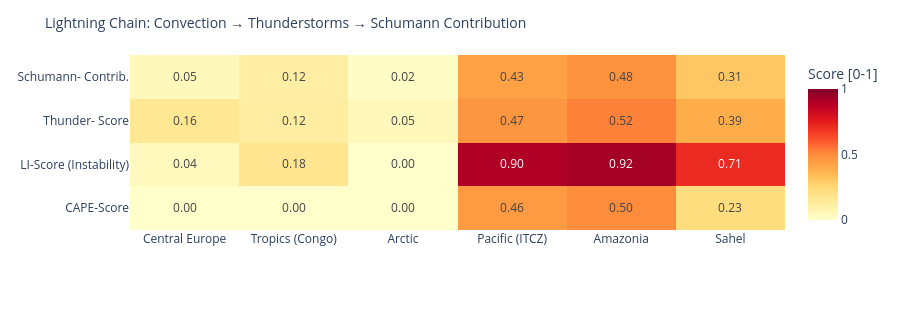

Notebook code for this chart:
### Code cell
# ============================================================
# LIGHTNING CHAIN: Convection → Thunderstorms → Schumann
# Shows the causal chain per measurement point as heatmap
# ============================================================

def cape_score(v):
    """CAPE → normalized score [0,1]"""
    if v is None or pd.isna(v): return 0.0
    return min(1.0, float(v) / 3000)

def li_score(v):
    """Lifted Index: negative = unstable → score [0,1]"""
    if v is None or pd.isna(v): return 0.3
    return min(1.0, max(0.0, (-float(v) + 6) / 12))

def cloud_score(v):
    if v is None or pd.isna(v): return 0.3
    return float(v) / 100

def thunder_score(row):
    """Kombinierter Gewitterwahrscheinlichkeits-Score
    CAPE + LI + Bedeckung + WMO-Gewitter + konvektiver Niederschlag (showers)
    Hinweis: X-Ray und Kp sind kein Bestandteil – nur geomagn./solarer Kontext.
    """
    cs = cape_score(row.get('cape'))
    ls = li_score(row.get('li'))
    cl = cloud_score(row.get('cloud'))
    t  = 1.0 if row.get('thunderstorm') else 0.0
    # Convective precipitation (showers) as additional indicator
    sh = min(1.0, (row.get('showers') or 0) / 5.0)
    return round(cs * 0.30 + ls * 0.25 + cl * 0.15 + t * 0.20 + sh * 0.10, 3)

def schumann_contribution(t_score, lat):
    """Schumann contribution: higher in tropics (±30°), scaled by thunderstorm score"""
    lat_weight = max(0.3, 1.0 - abs(lat) / 60)
    return round(t_score * lat_weight, 3)

df_atm['cape_score']   = df_atm.apply(lambda r: cape_score(r['cape']), axis=1)
df_atm['li_score']     = df_atm.apply(lambda r: li_score(r['li']),    axis=1)
df_atm['thunder_score']= df_atm.apply(lambda r: thunder_score(r.to_dict()), axis=1)
df_atm['schumann_contribution'] = df_atm.apply(
    lambda r: schumann_contribution(r['thunder_score'], r['lat']), axis=1)

metrics = ['cape_score', 'li_score', 'thunder_score', 'schumann_contribution']
labels  = ['CAPE-Score', 'LI-Score\n(Instability)', 'Thunder-\nScore', 'Schumann-\nContrib.']
z_data  = [df_atm[m].tolist() for m in metrics]

fig = go.Figure(go.Heatmap(
    z=z_data,
    x=df_atm['point'].tolist(),
    y=labels,
    colorscale='YlOrRd',
    zmin=0, zmax=1,
    text=[[f'{v:.2f}' for v in row] for row in z_data],
    texttemplate='%{text}', textfont=dict(size=12),
    colorbar=dict(title='Score [0-1]')
))
fig.update_layout(
    title=dict(text='Lightning Chain: Convection → Thunderstorms → Schumann Contribution', font=dict(size=14)),
    height=310,
    plot_bgcolor='rgba(0,0,0,0)', paper_bgcolor='rgba(0,0,0,0)',
    margin=dict(l=130, r=80, t=55, b=80)
)
fig.show()

### Figure 1 — Plotly figure (JSON) as saved in the notebook; plotly's stock layout.template omitted (floating-point values rounded to 4 significant figures)
{"data": [{"colorbar": {"title": {"text": "Score [0-1]"}}, "colorscale": [[0.0, "rgb(255,255,204)"], [0.125, "rgb(255,237,160)"], [0.25, "rgb(254,217,118)"], [0.375, "rgb(254,178,76)"], [0.5, "rgb(253,141,60)"], [0.625, "rgb(252,78,42)"], [0.75, "rgb(227,26,28)"], [0.875, "rgb(189,0,38)"], [1.0, "rgb(128,0,38)"]], "text": [["0.00", "0.00", "0.00", "0.46", "0.50", "0.23"], ["0.04", "0.18", "0.00", "0.90", "0.92", "0.71"], ["0.16", "0.12", "0.05", "0.47", "0.52", "0.39"], ["0.05", "0.12", "0.02", "0.43", "0.48", "0.31"]], "textfont": {"size": 12}, "texttemplate": "%{text}", "type": "heatmap", "x": ["Central Europe", "Tropics (Congo)", "Arctic", "Pacific (ITCZ)", "Amazonia", "Sahel"], "y": ["CAPE-Score", "LI-Score\n(Instability)", "Thunder-\nScore", "Schumann-\nContrib."], "z": [[0.0, 0.0, 0.0, 0.4567, 0.5, 0.2267], [0.04167, 0.175, 0.0, 0.9, 0.925, 0.7083], [0.16, 0.123, 0.052, 0.471, 0.523, 0.393], [0.048, 0.115, 0.016, 0.432, 0.479, 0.308]], "zmax": 1, "zmin": 0}], "layout": {"height": 310, "margin": {"b": 80, "l": 130, "r": 80, "t": 55}, "paper_bgcolor": "rgba(0,0,0,0)", "plot_bgcolor": "rgba(0,0,0,0)", "title": {"font": {"size": 14}, "text": "Lightning Chain: Convection → Thunderstorms → Schumann Contribution"}}}
